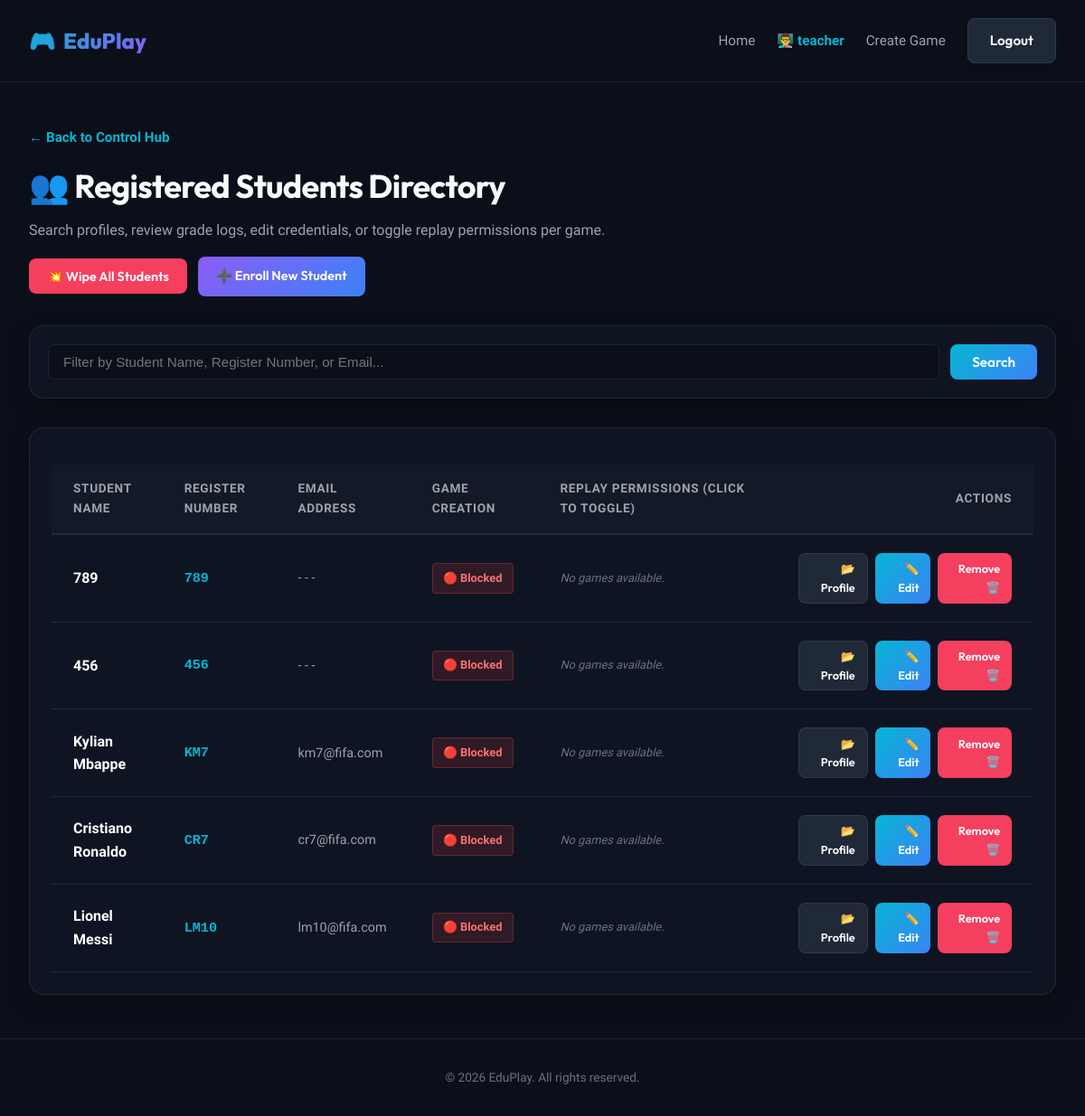
/teacher/students/ (signed in), run on the app's committed database.
### game_core/models.py (models this page shows, shortened)
class User(AbstractUser):
    is_teacher = models.BooleanField(default=False)

class Student(models.Model):
    user = models.OneToOneField(User, on_delete=models.CASCADE, null=True, blank=True, related_name='student_profile')
    name = models.CharField(max_length=150)
    register_number = models.CharField(max_length=50, unique=True)
    email = models.EmailField(blank=True, null=True)
    password = models.CharField(max_length=128, blank=True, null=True)
    created_at = models.DateTimeField(auto_now_add=True)
    can_create_games = models.BooleanField(default=False)

### game_core/views.py (the view, shortened to what this page needs)
# urls.py: path('teacher/students/', views.view_students, name='view_students'),
@login_required
def view_students(request):
    from django.db.models import Q, Count
    from .models import StudentGamePlayPermission, GameAttempt, Game
    query = request.GET.get('search', '').strip()
    students = Student.objects.all().order_by('-created_at')
    if query:
        students = students.filter(
            Q(name__icontains=query) | Q(register_number__icontains=query) | Q(email__icontains=query)
        )
    games = Game.objects.filter(
        Q(created_by=request.user) | Q(created_by_student__isnull=False, approval_status='approved')
    ).order_by('title')
    permissions = StudentGamePlayPermission.objects.all()
    attempts = GameAttempt.objects.all().values('student_id', 'game_id').annotate(count=Count('id'))
    perm_map = {}
    for p in permissions:
        perm_map[(p.student_id, p.game_id)] = p.allowed_attempts
    att_map = {}
    for a in attempts:
        att_map[(a['student_id'], a['game_id'])] = a['count']
    for student in students:
        status_list = []
        student.game_statuses = status_list
    return render(request, 'game_core/view_students.html', {
        'students': students,
        'search_query': query,
        'games': games,
    })

### game_core/templates/game_core/view_students.html (shortened to what this page needs)
{% extends 'base.html' %}
{% block content %}
<div class="fade-in" id="view-students-section">
    <div class="dashboard-header" style="margin-bottom: 2rem; display: flex; flex-direction: column; gap: 1rem; justify-content: space-between; align-items: flex-start;" class="flex-row-md">
        <div class="dashboard-title">
            <a href="{% url 'teacher_dashboard' %}" style="display: inline-flex; align-items: center; gap: 0.5rem; color: var(--accent-cyan); font-size: 0.95rem; font-weight: 600; margin-bottom: 0.75rem; transition: transform 0.2s ease;" onmouseover="this.style.transform='translateX(-4px)'" onmouseout="this.style.transform='translateX(0)'">
                ← Back to Control Hub
            </a>
            <h1>👥 Registered Students Directory</h1>
            <p>Search profiles, review grade logs, edit credentials, or toggle replay permissions per game.</p>
        </div>
        <div style="display: flex; gap: 0.75rem; align-items: center; flex-wrap: wrap;">
            {% if students %}
                <form method="POST" action="{% url 'delete_all_students' %}" style="display: inline;" onsubmit="return confirm('⚠️ CRITICAL WARNING:\n\nAre you sure you want to completely delete ALL students and wipe all their grade attempts/records? This action cannot be undone!');">
                    <button type="submit" class="btn btn-danger" style="display: inline-flex; align-items: center; gap: 0.4rem; font-size: 0.9rem; font-weight: 600; padding: 0.65rem 1.25rem; border: none; cursor: pointer;">
                        💥 Wipe All Students
                    </button>
                </form>
            {% endif %}
            <a href="{% url 'create_student' %}" class="btn btn-primary" style="align-self: flex-start; padding: 0.65rem 1.25rem; font-size: 0.9rem; font-weight: 600; text-decoration: none;">
                ➕ Enroll New Student
            </a>
        </div>
    </div>
    <div class="glass-panel" style="padding: 1.25rem; margin-bottom: 2rem; border: 1px solid rgba(255,255,255,0.08);">
        <form method="GET" action="." style="display: flex; gap: 0.75rem;">
            <input type="text" name="search" value="{{ search_query }}" placeholder="Filter by Student Name, Register Number, or Email..." style="flex: 1; padding: 0.65rem 1rem; border-radius: var(--radius-sm); background: rgba(0,0,0,0.25); border: 1px solid var(--border-color); color: var(--text-primary); font-size: 0.95rem;">
            <button type="submit" class="btn btn-accent" style="padding: 0.65rem 1.5rem; font-weight: 600;">Search</button>
        </form>
    </div>
    <div class="glass-panel" style="padding: 1.5rem;">
        {% if students %}
            <div class="table-responsive">
                <table class="custom-table" style="vertical-align: middle;">
                    <thead>
                        <tr>
                            <th>Student Name</th>
                            <th>Register Number</th>
                            <th>Email Address</th>
                            <th>Game Creation</th>
                            <th style="min-width: 250px;">Replay Permissions (Click to Toggle)</th>
                            <th style="text-align: right; min-width: 280px;">Actions</th>
                        </tr>
                    </thead>
                    <tbody>
                        {% for student in students %}
                            <tr>
                                <td style="font-weight: 700; color: #fff; font-size: 1rem;">{{ student.name }}</td>
                                <td style="font-family: monospace; font-size: 0.95rem; color: var(--accent-cyan); font-weight: 600;">{{ student.register_number }}</td>
                                <td style="color: var(--text-secondary); font-size: 0.9rem;">{{ student.email|default:"- - -" }}</td>
                                <td>
                                    {% if student.can_create_games %}
                                        <a href="{% url 'toggle_student_game_creation' student.id %}" class="replay-badge active" style="font-size: 0.8rem; padding: 0.35rem 0.7rem; background: rgba(34, 197, 94, 0.15); color: #4ade80; border-color: rgba(34, 197, 94, 0.3);" title="Click to remove permission">
                                            🟢 Allowed
                                        </a>
                                    {% else %}
                                        <a href="{% url 'toggle_student_game_creation' student.id %}" class="replay-badge blocked" style="font-size: 0.8rem; padding: 0.35rem 0.7rem; background: rgba(239, 68, 68, 0.15); color: #f87171; border-color: rgba(239, 68, 68, 0.3);" title="Click to grant permission">
                                            🔴 Blocked
                                        </a>
                                    {% endif %}
                                </td>
                                <td>
                                    <div style="display: flex; flex-wrap: wrap; gap: 0.4rem; max-width: 320px;">
                                        {% for status in student.game_statuses %}
                                            {% if status.is_blocked %}
                                                <a href="{% url 'toggle_student_replay' student.id status.game.id %}?next=view_students" class="replay-badge blocked" title="Currently locked. Click to enable replay access">
                                                    🔴 {{ status.game.title }}
                                                </a>
                                            {% else %}
                                                <a href="{% url 'toggle_student_replay' student.id status.game.id %}?next=view_students" class="replay-badge active" title="Currently active. Click to lock replay access">
                                                    🟢 {{ status.game.title }}
                                                </a>
                                            {% endif %}
                                        {% empty %}
                                            <span style="font-size: 0.8rem; color: var(--text-muted); font-style: italic;">No games available.</span>
                                        {% endfor %}
                                    </div>
                                </td>
                                <td style="text-align: right;">
                                    <div style="display: inline-flex; gap: 0.5rem;">
                                        <a href="{% url 'student_profile' student.id %}" class="btn btn-secondary btn-sm" style="font-size: 0.8rem; padding: 0.4rem 0.8rem;">
                                            📂 Profile
                                        </a>
                                        <a href="{% url 'edit_student' student.id %}" class="btn btn-accent btn-sm" style="font-size: 0.8rem; padding: 0.4rem 0.8rem;">
                                            ✏️ Edit
                                        </a>
                                        <a href="{% url 'delete_student' student.id %}" class="btn btn-danger btn-sm" style="font-size: 0.8rem; padding: 0.4rem 0.8rem;" onclick="return confirm('Are you sure you want to completely delete student \'{{ student.name|escapejs }}\' and wipe their records?');">
                                            Remove 🗑️
                                        </a>
                                    </div>
                                </td>
                            </tr>
                        {% endfor %}
                    </tbody>
                </table>
            </div>
        {% endif %}
    </div>
</div>
{% endblock %}

### game_core/templates/base.html (shortened to what this page needs)
{% load static %}
<!DOCTYPE html>
<html lang="en">
<head>
    <link rel="stylesheet" href="{% static 'css/style.css' %}">
</head>
<body class="fade-in">
    <canvas id="confetti-canvas"></canvas>
    <nav class="navbar" id="main-navbar">
        <a href="{% url 'index' %}" class="nav-brand" id="brand-logo">
            <span>🎮</span> EduPlay
        </a>
        <div class="nav-links" id="navbar-links">
            <a href="{% url 'index' %}" class="nav-link">Home</a>
            {% if request.user.is_authenticated %}
            <a href="{% url 'teacher_dashboard' %}" class="nav-link" style="color: var(--accent-cyan); font-weight: 600;">👨‍🏫 {{ request.user.username }}</a>
            <a href="{% url 'create_game_setup' %}" class="nav-link">Create Game</a>
            <a href="{% url 'logout' %}" class="btn btn-secondary btn-sm" id="logout-button">Logout</a>
            {% elif request.session.student_id %}
            <a href="{% url 'student_dashboard' %}" class="nav-link" style="color: var(--accent-purple); font-weight: 600;">🎓 {{ request.session.student_name }}</a>
            <a href="{% url 'logout' %}" class="btn btn-secondary btn-sm" id="logout-button">Logout</a>
            {% else %}
            <a href="{% url 'student_login' %}" class="nav-link">Student Login</a>
            <a href="{% url 'teacher_login' %}" class="btn btn-primary" id="teacher-portal-btn">Teacher Portal</a>
            {% endif %}
        </div>
    </nav>
    <main class="main-content">
        {% block content %}
        {% endblock %}
    </main>
    <footer
        style="padding: 2rem; border-top: 1px solid var(--border-color); text-align: center; color: var(--text-muted); font-size: 0.85rem; margin-top: auto;">
        <p>&copy; 2026 EduPlay. All rights reserved.</p>
    </footer>
</body>
</html>

### game_core/static/css/style.css (style rules this page uses)
:root { --bg-primary: #0b0f19; --bg-secondary: #111827; --bg-tertiary: #1f2937; --text-primary: #f9fafb; --text-secondary: #9ca3af; --text-muted: #6b7280; --accent-purple: #8b5cf6; --accent-blue: #3b82f6; --accent-cyan: #06b6d4; --accent-green: #10b981; --accent-red: #f43f5e; --accent-yellow: #fbbf24; --border-color: rgba(255, 255, 255, 0.08); --glass-bg: rgba(17, 24, 39, 0.7); --glass-border: rgba(255, 255, 255, 0.08); --radius-sm: 8px; --radius-md: 16px; --radius-lg: 24px; --font-heading: 'Outfit', sans-serif; --font-body: 'Plus Jakarta Sans', sans-serif; --shadow-glow-purple: 0 0 20px rgba(139, 92, 246, 0.35); --shadow-glow-cyan: 0 0 20px rgba(6, 182, 212, 0.35); --shadow-glow-green: 0 0 20px rgba(16, 185, 129, 0.35); --shadow-glow-red: 0 0 20px rgba(244, 63, 94, 0.35); --shadow-card: 0 10px 30px -10px rgba(0, 0, 0, 0.5); }
* { margin: 0; padding: 0; box-sizing: border-box; }
body { background-color: var(--bg-primary); color: var(--text-primary); font-family: var(--font-body); min-height: 100vh; display: flex; flex-direction: column; overflow-x: hidden; line-height: 1.6; }
h1, h2, h3, h4, h5, h6 { font-family: var(--font-heading); font-weight: 700; letter-spacing: -0.02em; }
a { color: inherit; text-decoration: none; }
.navbar { background: rgba(11, 15, 25, 0.8); backdrop-filter: blur(16px); -webkit-backdrop-filter: blur(16px); border-bottom: 1px solid var(--border-color); position: sticky; top: 0; z-index: 100; padding: 1.25rem 2rem; display: flex; justify-content: space-between; align-items: center; }
.nav-brand { font-size: 1.5rem; font-weight: 800; font-family: var(--font-heading); background: linear-gradient(135deg, var(--accent-cyan), var(--accent-purple)); -webkit-background-clip: text; -webkit-text-fill-color: transparent; display: flex; align-items: center; gap: 0.5rem; }
.nav-links { display: flex; gap: 1.5rem; align-items: center; }
.nav-link { font-size: 0.95rem; font-weight: 500; color: var(--text-secondary); transition: color 0.2s ease; }
.btn { display: inline-flex; align-items: center; justify-content: center; gap: 0.5rem; padding: 0.75rem 1.5rem; border-radius: var(--radius-sm); font-family: var(--font-heading); font-weight: 600; font-size: 0.95rem; cursor: pointer; transition: all 0.2s ease; border: none; }
.btn-primary { background: linear-gradient(135deg, var(--accent-purple), var(--accent-blue)); color: white; }
.btn-secondary { background: var(--bg-tertiary); color: var(--text-primary); border: 1px solid var(--border-color); }
.btn-accent { background: linear-gradient(135deg, var(--accent-cyan), var(--accent-blue)); color: white; }
.btn-danger { background: var(--accent-red); color: white; }
.main-content { flex: 1; padding: 3rem 2rem; width: 100%; max-width: 1400px; margin: 0 auto; }
.glass-panel { background: var(--glass-bg); border: 1px solid var(--glass-border); backdrop-filter: blur(12px); -webkit-backdrop-filter: blur(12px); border-radius: var(--radius-md); padding: 2rem; box-shadow: var(--shadow-card); }
.dashboard-header { display: flex; justify-content: space-between; align-items: center; margin-bottom: 2.5rem; flex-wrap: wrap; gap: 1.5rem; }
.dashboard-title h1 { font-size: 2.25rem; margin-bottom: 0.5rem; }
.dashboard-title p { color: var(--text-secondary); }
.table-responsive { overflow-x: auto; width: 100%; margin-top: 1rem; }
.custom-table { width: 100%; border-collapse: collapse; text-align: left; }
.custom-table th { background: rgba(255, 255, 255, 0.02); border-bottom: 2px solid var(--border-color); padding: 1rem 1.5rem; font-weight: 700; color: var(--text-secondary); font-size: 0.85rem; text-transform: uppercase; letter-spacing: 0.05em; }
.custom-table td { padding: 1.25rem 1.5rem; border-bottom: 1px solid var(--border-color); font-size: 0.95rem; }
.fade-in { animation: fadeIn 0.4s ease-out; }
#confetti-canvas { position: fixed; top: 0; left: 0; width: 100vw; height: 100vh; pointer-events: none; z-index: 9999; }

### game_core/templates/game_core/view_students.html (style rules this page uses)
.replay-badge { font-size: 0.72rem; font-weight: 700; padding: 0.2rem 0.45rem; border-radius: 4px; text-decoration: none; transition: all 0.2s ease; display: inline-block; white-space: nowrap; }
.replay-badge.blocked { background: rgba(239, 68, 68, 0.1); color: #f87171; border: 1px solid rgba(239, 68, 68, 0.25); }

### data on the page
User: user.username "teacher"
Student: name "789", register_number "789", email "- - -", can_create_games "🔴 Blocked"
Student: name "456", register_number "456", email "- - -", can_create_games "🔴 Blocked"
Student: name "Kylian Mbappe", register_number "KM7", email "km7@fifa.com", can_create_games "🔴 Blocked"
Student: name "Cristiano Ronaldo", register_number "CR7", email "cr7@fifa.com", can_create_games "🔴 Blocked"
Student: name "Lionel Messi", register_number "LM10", email "lm10@fifa.com", can_create_games "🔴 Blocked"
